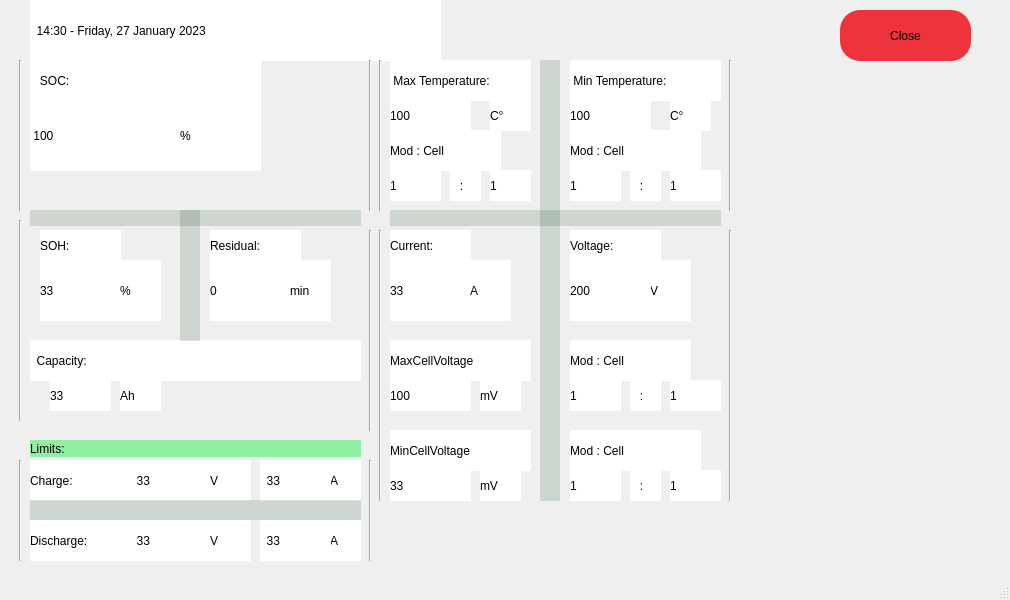
<?xml version="1.0" encoding="UTF-8"?>
<ui version="4.0">
 <class>batterypage</class>
 <widget class="QMainWindow" name="batterypage">
  <property name="geometry">
   <rect>
    <x>0</x>
    <y>0</y>
    <width>1010</width>
    <height>600</height>
   </rect>
  </property>
  <property name="windowTitle">
   <string>MainWindow</string>
  </property>
  <widget class="QWidget" name="centralwidget">
   <widget class="QPushButton" name="pb_close">
    <property name="geometry">
     <rect>
      <x>840</x>
      <y>10</y>
      <width>131</width>
      <height>51</height>
     </rect>
    </property>
    <property name="styleSheet">
     <string notr="true">background-color: rgb(237, 51, 59);
border-radius: 20px;
font: 18pt &quot;Ubuntu&quot;;</string>
    </property>
    <property name="text">
     <string>Close</string>
    </property>
   </widget>
   <widget class="QLabel" name="label">
    <property name="geometry">
     <rect>
      <x>30</x>
      <y>440</y>
      <width>331</width>
      <height>17</height>
     </rect>
    </property>
    <property name="styleSheet">
     <string notr="true">background: rgb(143, 240, 164)</string>
    </property>
    <property name="text">
     <string>Limits:</string>
    </property>
   </widget>
   <widget class="QLabel" name="l_charge_limit">
    <property name="enabled">
     <bool>false</bool>
    </property>
    <property name="geometry">
     <rect>
      <x>30</x>
      <y>460</y>
      <width>101</width>
      <height>41</height>
     </rect>
    </property>
    <property name="toolTip">
     <string>&lt;html&gt;&lt;head/&gt;&lt;body&gt;&lt;p align=&quot;center&quot;&gt;&lt;br/&gt;&lt;/p&gt;&lt;/body&gt;&lt;/html&gt;</string>
    </property>
    <property name="whatsThis">
     <string>&lt;html&gt;&lt;head/&gt;&lt;body&gt;&lt;p align=&quot;center&quot;&gt;&lt;br/&gt;&lt;/p&gt;&lt;/body&gt;&lt;/html&gt;</string>
    </property>
    <property name="styleSheet">
     <string notr="true">background-color: rgb(255, 255, 255);
color:rgb(0,0,0);
font: 15pt &quot;Ubuntu&quot;;</string>
    </property>
    <property name="text">
     <string>Charge:</string>
    </property>
   </widget>
   <widget class="QLabel" name="l_charge_voltage_limit_value">
    <property name="enabled">
     <bool>false</bool>
    </property>
    <property name="geometry">
     <rect>
      <x>130</x>
      <y>460</y>
      <width>81</width>
      <height>41</height>
     </rect>
    </property>
    <property name="styleSheet">
     <string notr="true">background-color: rgb(255, 255, 255);
color:rgb(0,0,0);
font: 20pt &quot;Ubuntu&quot;;</string>
    </property>
    <property name="text">
     <string>  33</string>
    </property>
   </widget>
   <widget class="QLabel" name="label_24">
    <property name="enabled">
     <bool>false</bool>
    </property>
    <property name="geometry">
     <rect>
      <x>210</x>
      <y>460</y>
      <width>41</width>
      <height>41</height>
     </rect>
    </property>
    <property name="styleSheet">
     <string notr="true">background-color: rgb(255, 255, 255);
color:rgb(0,0,0);
font: 15pt &quot;Ubuntu&quot;;</string>
    </property>
    <property name="text">
     <string>V</string>
    </property>
   </widget>
   <widget class="QLabel" name="label_37">
    <property name="enabled">
     <bool>false</bool>
    </property>
    <property name="geometry">
     <rect>
      <x>330</x>
      <y>460</y>
      <width>31</width>
      <height>41</height>
     </rect>
    </property>
    <property name="styleSheet">
     <string notr="true">background-color: rgb(255, 255, 255);
color:rgb(0,0,0);
font: 15pt &quot;Ubuntu&quot;;</string>
    </property>
    <property name="text">
     <string>A</string>
    </property>
   </widget>
   <widget class="QLabel" name="l_discharge_voltage_limit_value">
    <property name="enabled">
     <bool>false</bool>
    </property>
    <property name="geometry">
     <rect>
      <x>130</x>
      <y>520</y>
      <width>81</width>
      <height>41</height>
     </rect>
    </property>
    <property name="styleSheet">
     <string notr="true">background-color: rgb(255, 255, 255);
color:rgb(0,0,0);
font: 20pt &quot;Ubuntu&quot;;</string>
    </property>
    <property name="text">
     <string>  33</string>
    </property>
   </widget>
   <widget class="QLabel" name="label_38">
    <property name="enabled">
     <bool>false</bool>
    </property>
    <property name="geometry">
     <rect>
      <x>330</x>
      <y>520</y>
      <width>31</width>
      <height>41</height>
     </rect>
    </property>
    <property name="styleSheet">
     <string notr="true">background-color: rgb(255, 255, 255);
color:rgb(0,0,0);
font: 15pt &quot;Ubuntu&quot;;</string>
    </property>
    <property name="text">
     <string>A</string>
    </property>
   </widget>
   <widget class="QLabel" name="label_39">
    <property name="enabled">
     <bool>false</bool>
    </property>
    <property name="geometry">
     <rect>
      <x>210</x>
      <y>520</y>
      <width>41</width>
      <height>41</height>
     </rect>
    </property>
    <property name="styleSheet">
     <string notr="true">background-color: rgb(255, 255, 255);
color:rgb(0,0,0);
font: 15pt &quot;Ubuntu&quot;;</string>
    </property>
    <property name="text">
     <string>V</string>
    </property>
   </widget>
   <widget class="QLabel" name="l_discharge_current_limit_value">
    <property name="enabled">
     <bool>false</bool>
    </property>
    <property name="geometry">
     <rect>
      <x>260</x>
      <y>520</y>
      <width>71</width>
      <height>41</height>
     </rect>
    </property>
    <property name="styleSheet">
     <string notr="true">background-color: rgb(255, 255, 255);
color:rgb(0,0,0);
font: 20pt &quot;Ubuntu&quot;;</string>
    </property>
    <property name="text">
     <string>  33</string>
    </property>
   </widget>
   <widget class="QLabel" name="l_charge_current_limit_value">
    <property name="enabled">
     <bool>false</bool>
    </property>
    <property name="geometry">
     <rect>
      <x>260</x>
      <y>460</y>
      <width>71</width>
      <height>41</height>
     </rect>
    </property>
    <property name="styleSheet">
     <string notr="true">background-color: rgb(255, 255, 255);
color:rgb(0,0,0);
font: 20pt &quot;Ubuntu&quot;;</string>
    </property>
    <property name="text">
     <string>  33</string>
    </property>
   </widget>
   <widget class="QLabel" name="l_discharge">
    <property name="enabled">
     <bool>false</bool>
    </property>
    <property name="geometry">
     <rect>
      <x>30</x>
      <y>520</y>
      <width>101</width>
      <height>41</height>
     </rect>
    </property>
    <property name="toolTip">
     <string>&lt;html&gt;&lt;head/&gt;&lt;body&gt;&lt;p align=&quot;center&quot;&gt;&lt;br/&gt;&lt;/p&gt;&lt;/body&gt;&lt;/html&gt;</string>
    </property>
    <property name="whatsThis">
     <string>&lt;html&gt;&lt;head/&gt;&lt;body&gt;&lt;p align=&quot;center&quot;&gt;&lt;br/&gt;&lt;/p&gt;&lt;/body&gt;&lt;/html&gt;</string>
    </property>
    <property name="styleSheet">
     <string notr="true">background-color: rgb(255, 255, 255);
color:rgb(0,0,0);
font: 15pt &quot;Ubuntu&quot;;</string>
    </property>
    <property name="text">
     <string>Discharge:</string>
    </property>
   </widget>
   <widget class="QLabel" name="l_battery_29">
    <property name="enabled">
     <bool>false</bool>
    </property>
    <property name="geometry">
     <rect>
      <x>30</x>
      <y>500</y>
      <width>331</width>
      <height>20</height>
     </rect>
    </property>
    <property name="toolTip">
     <string>&lt;html&gt;&lt;head/&gt;&lt;body&gt;&lt;p align=&quot;center&quot;&gt;&lt;br/&gt;&lt;/p&gt;&lt;/body&gt;&lt;/html&gt;</string>
    </property>
    <property name="whatsThis">
     <string>&lt;html&gt;&lt;head/&gt;&lt;body&gt;&lt;p align=&quot;center&quot;&gt;&lt;br/&gt;&lt;/p&gt;&lt;/body&gt;&lt;/html&gt;</string>
    </property>
    <property name="styleSheet">
     <string notr="true">background-color: rgba(16, 73, 31,40);
font: 20pt &quot;Ubuntu&quot;;</string>
    </property>
    <property name="text">
     <string/>
    </property>
   </widget>
   <widget class="QLabel" name="l_date">
    <property name="enabled">
     <bool>false</bool>
    </property>
    <property name="geometry">
     <rect>
      <x>30</x>
      <y>0</y>
      <width>411</width>
      <height>61</height>
     </rect>
    </property>
    <property name="styleSheet">
     <string notr="true">background-color: rgb(255, 255, 255);
color:rgb(0,0,0);
font: 15pt &quot;Ubuntu&quot;;</string>
    </property>
    <property name="text">
     <string>  14:30 - Friday, 27 January 2023</string>
    </property>
   </widget>
   <widget class="QLabel" name="l_logo">
    <property name="geometry">
     <rect>
      <x>370</x>
      <y>420</y>
      <width>341</width>
      <height>261</height>
     </rect>
    </property>
    <property name="styleSheet">
     <string notr="true">image: url(:/images/logotrasparent.png) ;

</string>
    </property>
    <property name="text">
     <string/>
    </property>
   </widget>
   <widget class="QLabel" name="l_bms_temp_5">
    <property name="enabled">
     <bool>false</bool>
    </property>
    <property name="geometry">
     <rect>
      <x>450</x>
      <y>170</y>
      <width>31</width>
      <height>31</height>
     </rect>
    </property>
    <property name="styleSheet">
     <string notr="true">background-color: rgb(255, 255, 255);
color:rgb(0,0,0);
font: 20pt &quot;Ubuntu&quot;;</string>
    </property>
    <property name="text">
     <string>   : </string>
    </property>
   </widget>
   <widget class="QLabel" name="l_temperature_11">
    <property name="enabled">
     <bool>false</bool>
    </property>
    <property name="geometry">
     <rect>
      <x>570</x>
      <y>430</y>
      <width>131</width>
      <height>41</height>
     </rect>
    </property>
    <property name="toolTip">
     <string>&lt;html&gt;&lt;head/&gt;&lt;body&gt;&lt;p align=&quot;center&quot;&gt;&lt;br/&gt;&lt;/p&gt;&lt;/body&gt;&lt;/html&gt;</string>
    </property>
    <property name="whatsThis">
     <string>&lt;html&gt;&lt;head/&gt;&lt;body&gt;&lt;p align=&quot;center&quot;&gt;&lt;br/&gt;&lt;/p&gt;&lt;/body&gt;&lt;/html&gt;</string>
    </property>
    <property name="styleSheet">
     <string notr="true">background-color: rgb(255, 255, 255);
color:rgb(0,0,0);
font: 15pt &quot;Ubuntu&quot;;</string>
    </property>
    <property name="text">
     <string>Mod : Cell</string>
    </property>
   </widget>
   <widget class="QLabel" name="label_14">
    <property name="enabled">
     <bool>false</bool>
    </property>
    <property name="geometry">
     <rect>
      <x>490</x>
      <y>100</y>
      <width>41</width>
      <height>31</height>
     </rect>
    </property>
    <property name="styleSheet">
     <string notr="true">background-color: rgb(255, 255, 255);
color:rgb(0,0,0);
font: 15pt &quot;Ubuntu&quot;;</string>
    </property>
    <property name="text">
     <string>C°</string>
    </property>
   </widget>
   <widget class="QLabel" name="l_voltage_scale">
    <property name="enabled">
     <bool>false</bool>
    </property>
    <property name="geometry">
     <rect>
      <x>650</x>
      <y>260</y>
      <width>41</width>
      <height>61</height>
     </rect>
    </property>
    <property name="styleSheet">
     <string notr="true">background-color: rgb(255, 255, 255);
color:rgb(0,0,0);
font: 30pt &quot;Ubuntu&quot;;</string>
    </property>
    <property name="text">
     <string>V</string>
    </property>
   </widget>
   <widget class="QLabel" name="l_min_v_cell_value">
    <property name="enabled">
     <bool>false</bool>
    </property>
    <property name="geometry">
     <rect>
      <x>670</x>
      <y>470</y>
      <width>51</width>
      <height>31</height>
     </rect>
    </property>
    <property name="styleSheet">
     <string notr="true">background-color: rgb(255, 255, 255);
color:rgb(0,0,0);
font: 20pt &quot;Ubuntu&quot;;</string>
    </property>
    <property name="text">
     <string>1</string>
    </property>
   </widget>
   <widget class="QLabel" name="l_min_v_mod_value">
    <property name="enabled">
     <bool>false</bool>
    </property>
    <property name="geometry">
     <rect>
      <x>570</x>
      <y>470</y>
      <width>51</width>
      <height>31</height>
     </rect>
    </property>
    <property name="styleSheet">
     <string notr="true">background-color: rgb(255, 255, 255);
color:rgb(0,0,0);
font: 20pt &quot;Ubuntu&quot;;</string>
    </property>
    <property name="text">
     <string>1</string>
    </property>
   </widget>
   <widget class="QLabel" name="l_voltage">
    <property name="enabled">
     <bool>false</bool>
    </property>
    <property name="geometry">
     <rect>
      <x>570</x>
      <y>230</y>
      <width>91</width>
      <height>31</height>
     </rect>
    </property>
    <property name="styleSheet">
     <string notr="true">background-color: rgb(255, 255, 255);
color:rgb(0,0,0);
font: 15pt &quot;Ubuntu&quot;;</string>
    </property>
    <property name="text">
     <string>Voltage:</string>
    </property>
   </widget>
   <widget class="QLabel" name="l_max_t_mod_value">
    <property name="enabled">
     <bool>false</bool>
    </property>
    <property name="geometry">
     <rect>
      <x>390</x>
      <y>170</y>
      <width>51</width>
      <height>31</height>
     </rect>
    </property>
    <property name="styleSheet">
     <string notr="true">background-color: rgb(255, 255, 255);
color:rgb(0,0,0);
font: 20pt &quot;Ubuntu&quot;;</string>
    </property>
    <property name="text">
     <string>1</string>
    </property>
   </widget>
   <widget class="QLabel" name="l_max_cell_voltage">
    <property name="enabled">
     <bool>false</bool>
    </property>
    <property name="geometry">
     <rect>
      <x>390</x>
      <y>340</y>
      <width>141</width>
      <height>41</height>
     </rect>
    </property>
    <property name="toolTip">
     <string>&lt;html&gt;&lt;head/&gt;&lt;body&gt;&lt;p align=&quot;center&quot;&gt;&lt;br/&gt;&lt;/p&gt;&lt;/body&gt;&lt;/html&gt;</string>
    </property>
    <property name="whatsThis">
     <string>&lt;html&gt;&lt;head/&gt;&lt;body&gt;&lt;p align=&quot;center&quot;&gt;&lt;br/&gt;&lt;/p&gt;&lt;/body&gt;&lt;/html&gt;</string>
    </property>
    <property name="styleSheet">
     <string notr="true">background-color: rgb(255, 255, 255);
color:rgb(0,0,0);
font: 13pt &quot;Ubuntu&quot;;</string>
    </property>
    <property name="text">
     <string>MaxCellVoltage</string>
    </property>
   </widget>
   <widget class="QLabel" name="l_min_cell_voltage">
    <property name="enabled">
     <bool>false</bool>
    </property>
    <property name="geometry">
     <rect>
      <x>390</x>
      <y>430</y>
      <width>141</width>
      <height>41</height>
     </rect>
    </property>
    <property name="toolTip">
     <string>&lt;html&gt;&lt;head/&gt;&lt;body&gt;&lt;p align=&quot;center&quot;&gt;&lt;br/&gt;&lt;/p&gt;&lt;/body&gt;&lt;/html&gt;</string>
    </property>
    <property name="whatsThis">
     <string>&lt;html&gt;&lt;head/&gt;&lt;body&gt;&lt;p align=&quot;center&quot;&gt;&lt;br/&gt;&lt;/p&gt;&lt;/body&gt;&lt;/html&gt;</string>
    </property>
    <property name="styleSheet">
     <string notr="true">background-color: rgb(255, 255, 255);
color:rgb(0,0,0);
font: 13pt &quot;Ubuntu&quot;;</string>
    </property>
    <property name="text">
     <string>MinCellVoltage</string>
    </property>
   </widget>
   <widget class="QLabel" name="l_max_cell_voltage_scale">
    <property name="enabled">
     <bool>false</bool>
    </property>
    <property name="geometry">
     <rect>
      <x>480</x>
      <y>380</y>
      <width>41</width>
      <height>31</height>
     </rect>
    </property>
    <property name="styleSheet">
     <string notr="true">background-color: rgb(255, 255, 255);
color:rgb(0,0,0);
font: 15pt &quot;Ubuntu&quot;;</string>
    </property>
    <property name="text">
     <string>mV</string>
    </property>
   </widget>
   <widget class="QLabel" name="l_max_v_mod_value">
    <property name="enabled">
     <bool>false</bool>
    </property>
    <property name="geometry">
     <rect>
      <x>570</x>
      <y>380</y>
      <width>51</width>
      <height>31</height>
     </rect>
    </property>
    <property name="styleSheet">
     <string notr="true">background-color: rgb(255, 255, 255);
color:rgb(0,0,0);
font: 20pt &quot;Ubuntu&quot;;</string>
    </property>
    <property name="text">
     <string>1</string>
    </property>
   </widget>
   <widget class="QLabel" name="l_max_t_mod_cell">
    <property name="enabled">
     <bool>false</bool>
    </property>
    <property name="geometry">
     <rect>
      <x>390</x>
      <y>130</y>
      <width>111</width>
      <height>41</height>
     </rect>
    </property>
    <property name="toolTip">
     <string>&lt;html&gt;&lt;head/&gt;&lt;body&gt;&lt;p align=&quot;center&quot;&gt;&lt;br/&gt;&lt;/p&gt;&lt;/body&gt;&lt;/html&gt;</string>
    </property>
    <property name="whatsThis">
     <string>&lt;html&gt;&lt;head/&gt;&lt;body&gt;&lt;p align=&quot;center&quot;&gt;&lt;br/&gt;&lt;/p&gt;&lt;/body&gt;&lt;/html&gt;</string>
    </property>
    <property name="styleSheet">
     <string notr="true">background-color: rgb(255, 255, 255);
color:rgb(0,0,0);
font: 15pt &quot;Ubuntu&quot;;</string>
    </property>
    <property name="text">
     <string>Mod : Cell</string>
    </property>
   </widget>
   <widget class="QLabel" name="l_min_t_mod_cell">
    <property name="enabled">
     <bool>false</bool>
    </property>
    <property name="geometry">
     <rect>
      <x>570</x>
      <y>130</y>
      <width>131</width>
      <height>41</height>
     </rect>
    </property>
    <property name="toolTip">
     <string>&lt;html&gt;&lt;head/&gt;&lt;body&gt;&lt;p align=&quot;center&quot;&gt;&lt;br/&gt;&lt;/p&gt;&lt;/body&gt;&lt;/html&gt;</string>
    </property>
    <property name="whatsThis">
     <string>&lt;html&gt;&lt;head/&gt;&lt;body&gt;&lt;p align=&quot;center&quot;&gt;&lt;br/&gt;&lt;/p&gt;&lt;/body&gt;&lt;/html&gt;</string>
    </property>
    <property name="styleSheet">
     <string notr="true">background-color: rgb(255, 255, 255);
color:rgb(0,0,0);
font: 15pt &quot;Ubuntu&quot;;</string>
    </property>
    <property name="text">
     <string>Mod : Cell</string>
    </property>
   </widget>
   <widget class="QLabel" name="l_bms_temp_6">
    <property name="enabled">
     <bool>false</bool>
    </property>
    <property name="geometry">
     <rect>
      <x>630</x>
      <y>170</y>
      <width>31</width>
      <height>31</height>
     </rect>
    </property>
    <property name="styleSheet">
     <string notr="true">background-color: rgb(255, 255, 255);
color:rgb(0,0,0);
font: 20pt &quot;Ubuntu&quot;;</string>
    </property>
    <property name="text">
     <string>   : </string>
    </property>
   </widget>
   <widget class="QLabel" name="l_min_cell_voltage_scale">
    <property name="enabled">
     <bool>false</bool>
    </property>
    <property name="geometry">
     <rect>
      <x>480</x>
      <y>470</y>
      <width>41</width>
      <height>31</height>
     </rect>
    </property>
    <property name="styleSheet">
     <string notr="true">background-color: rgb(255, 255, 255);
color:rgb(0,0,0);
font: 15pt &quot;Ubuntu&quot;;</string>
    </property>
    <property name="text">
     <string>mV</string>
    </property>
   </widget>
   <widget class="QLabel" name="l_max_temperature">
    <property name="enabled">
     <bool>false</bool>
    </property>
    <property name="geometry">
     <rect>
      <x>390</x>
      <y>60</y>
      <width>141</width>
      <height>41</height>
     </rect>
    </property>
    <property name="toolTip">
     <string>&lt;html&gt;&lt;head/&gt;&lt;body&gt;&lt;p align=&quot;center&quot;&gt;&lt;br/&gt;&lt;/p&gt;&lt;/body&gt;&lt;/html&gt;</string>
    </property>
    <property name="whatsThis">
     <string>&lt;html&gt;&lt;head/&gt;&lt;body&gt;&lt;p align=&quot;center&quot;&gt;&lt;br/&gt;&lt;/p&gt;&lt;/body&gt;&lt;/html&gt;</string>
    </property>
    <property name="styleSheet">
     <string notr="true">background-color: rgb(255, 255, 255);
color:rgb(0,0,0);
font: 11pt &quot;Ubuntu&quot;;</string>
    </property>
    <property name="text">
     <string> Max Temperature:</string>
    </property>
   </widget>
   <widget class="QLabel" name="l_battery_15">
    <property name="enabled">
     <bool>false</bool>
    </property>
    <property name="geometry">
     <rect>
      <x>540</x>
      <y>60</y>
      <width>20</width>
      <height>441</height>
     </rect>
    </property>
    <property name="toolTip">
     <string>&lt;html&gt;&lt;head/&gt;&lt;body&gt;&lt;p align=&quot;center&quot;&gt;&lt;br/&gt;&lt;/p&gt;&lt;/body&gt;&lt;/html&gt;</string>
    </property>
    <property name="whatsThis">
     <string>&lt;html&gt;&lt;head/&gt;&lt;body&gt;&lt;p align=&quot;center&quot;&gt;&lt;br/&gt;&lt;/p&gt;&lt;/body&gt;&lt;/html&gt;</string>
    </property>
    <property name="styleSheet">
     <string notr="true">background-color: rgba(16, 73, 31,40);
font: 20pt &quot;Ubuntu&quot;;</string>
    </property>
    <property name="text">
     <string/>
    </property>
   </widget>
   <widget class="QLabel" name="l_max_t_cell_value">
    <property name="enabled">
     <bool>false</bool>
    </property>
    <property name="geometry">
     <rect>
      <x>490</x>
      <y>170</y>
      <width>41</width>
      <height>31</height>
     </rect>
    </property>
    <property name="styleSheet">
     <string notr="true">background-color: rgb(255, 255, 255);
color:rgb(0,0,0);
font: 20pt &quot;Ubuntu&quot;;</string>
    </property>
    <property name="text">
     <string>1</string>
    </property>
   </widget>
   <widget class="QLabel" name="l_current">
    <property name="enabled">
     <bool>false</bool>
    </property>
    <property name="geometry">
     <rect>
      <x>390</x>
      <y>230</y>
      <width>81</width>
      <height>31</height>
     </rect>
    </property>
    <property name="styleSheet">
     <string notr="true">background-color: rgb(255, 255, 255);
color:rgb(0,0,0);
font: 15pt &quot;Ubuntu&quot;;</string>
    </property>
    <property name="text">
     <string>Current:</string>
    </property>
   </widget>
   <widget class="QLabel" name="l_max_temperatue_value">
    <property name="enabled">
     <bool>false</bool>
    </property>
    <property name="geometry">
     <rect>
      <x>390</x>
      <y>100</y>
      <width>81</width>
      <height>31</height>
     </rect>
    </property>
    <property name="styleSheet">
     <string notr="true">background-color: rgb(255, 255, 255);
color:rgb(0,0,0);
font: 20pt &quot;Ubuntu&quot;;</string>
    </property>
    <property name="text">
     <string>100</string>
    </property>
   </widget>
   <widget class="QLabel" name="l_max_v_cell_value">
    <property name="enabled">
     <bool>false</bool>
    </property>
    <property name="geometry">
     <rect>
      <x>670</x>
      <y>380</y>
      <width>51</width>
      <height>31</height>
     </rect>
    </property>
    <property name="styleSheet">
     <string notr="true">background-color: rgb(255, 255, 255);
color:rgb(0,0,0);
font: 20pt &quot;Ubuntu&quot;;</string>
    </property>
    <property name="text">
     <string>1</string>
    </property>
   </widget>
   <widget class="QLabel" name="l_battery_14">
    <property name="enabled">
     <bool>false</bool>
    </property>
    <property name="geometry">
     <rect>
      <x>390</x>
      <y>210</y>
      <width>331</width>
      <height>16</height>
     </rect>
    </property>
    <property name="toolTip">
     <string>&lt;html&gt;&lt;head/&gt;&lt;body&gt;&lt;p align=&quot;center&quot;&gt;&lt;br/&gt;&lt;/p&gt;&lt;/body&gt;&lt;/html&gt;</string>
    </property>
    <property name="whatsThis">
     <string>&lt;html&gt;&lt;head/&gt;&lt;body&gt;&lt;p align=&quot;center&quot;&gt;&lt;br/&gt;&lt;/p&gt;&lt;/body&gt;&lt;/html&gt;</string>
    </property>
    <property name="styleSheet">
     <string notr="true">background-color: rgba(16, 73, 31,40);
font: 20pt &quot;Ubuntu&quot;;</string>
    </property>
    <property name="text">
     <string/>
    </property>
   </widget>
   <widget class="QLabel" name="l_bms_temp_7">
    <property name="enabled">
     <bool>false</bool>
    </property>
    <property name="geometry">
     <rect>
      <x>630</x>
      <y>380</y>
      <width>31</width>
      <height>31</height>
     </rect>
    </property>
    <property name="styleSheet">
     <string notr="true">background-color: rgb(255, 255, 255);
color:rgb(0,0,0);
font: 20pt &quot;Ubuntu&quot;;</string>
    </property>
    <property name="text">
     <string>   : </string>
    </property>
   </widget>
   <widget class="QLabel" name="l_min_temperature">
    <property name="enabled">
     <bool>false</bool>
    </property>
    <property name="geometry">
     <rect>
      <x>570</x>
      <y>60</y>
      <width>151</width>
      <height>41</height>
     </rect>
    </property>
    <property name="toolTip">
     <string>&lt;html&gt;&lt;head/&gt;&lt;body&gt;&lt;p align=&quot;center&quot;&gt;&lt;br/&gt;&lt;/p&gt;&lt;/body&gt;&lt;/html&gt;</string>
    </property>
    <property name="whatsThis">
     <string>&lt;html&gt;&lt;head/&gt;&lt;body&gt;&lt;p align=&quot;center&quot;&gt;&lt;br/&gt;&lt;/p&gt;&lt;/body&gt;&lt;/html&gt;</string>
    </property>
    <property name="styleSheet">
     <string notr="true">background-color: rgb(255, 255, 255);
color:rgb(0,0,0);
font: 12pt &quot;Ubuntu&quot;;</string>
    </property>
    <property name="text">
     <string> Min Temperature:</string>
    </property>
   </widget>
   <widget class="QLabel" name="l_min_t_cell_value">
    <property name="enabled">
     <bool>false</bool>
    </property>
    <property name="geometry">
     <rect>
      <x>670</x>
      <y>170</y>
      <width>51</width>
      <height>31</height>
     </rect>
    </property>
    <property name="styleSheet">
     <string notr="true">background-color: rgb(255, 255, 255);
color:rgb(0,0,0);
font: 20pt &quot;Ubuntu&quot;;</string>
    </property>
    <property name="text">
     <string>1</string>
    </property>
   </widget>
   <widget class="QLabel" name="l_voltage_value">
    <property name="enabled">
     <bool>false</bool>
    </property>
    <property name="geometry">
     <rect>
      <x>570</x>
      <y>260</y>
      <width>81</width>
      <height>61</height>
     </rect>
    </property>
    <property name="styleSheet">
     <string notr="true">background-color: rgb(255, 255, 255);
color:rgb(0,0,0);
font: 20pt &quot;Ubuntu&quot;;</string>
    </property>
    <property name="text">
     <string>200</string>
    </property>
   </widget>
   <widget class="QLabel" name="l_min_t_mod_value">
    <property name="enabled">
     <bool>false</bool>
    </property>
    <property name="geometry">
     <rect>
      <x>570</x>
      <y>170</y>
      <width>51</width>
      <height>31</height>
     </rect>
    </property>
    <property name="styleSheet">
     <string notr="true">background-color: rgb(255, 255, 255);
color:rgb(0,0,0);
font: 20pt &quot;Ubuntu&quot;;</string>
    </property>
    <property name="text">
     <string>1</string>
    </property>
   </widget>
   <widget class="QLabel" name="l_min_cell_voltage_value">
    <property name="enabled">
     <bool>false</bool>
    </property>
    <property name="geometry">
     <rect>
      <x>390</x>
      <y>470</y>
      <width>81</width>
      <height>31</height>
     </rect>
    </property>
    <property name="styleSheet">
     <string notr="true">background-color: rgb(255, 255, 255);
color:rgb(0,0,0);
font: 20pt &quot;Ubuntu&quot;;</string>
    </property>
    <property name="text">
     <string>33</string>
    </property>
   </widget>
   <widget class="QLabel" name="l_temperature_9">
    <property name="enabled">
     <bool>false</bool>
    </property>
    <property name="geometry">
     <rect>
      <x>570</x>
      <y>340</y>
      <width>121</width>
      <height>41</height>
     </rect>
    </property>
    <property name="toolTip">
     <string>&lt;html&gt;&lt;head/&gt;&lt;body&gt;&lt;p align=&quot;center&quot;&gt;&lt;br/&gt;&lt;/p&gt;&lt;/body&gt;&lt;/html&gt;</string>
    </property>
    <property name="whatsThis">
     <string>&lt;html&gt;&lt;head/&gt;&lt;body&gt;&lt;p align=&quot;center&quot;&gt;&lt;br/&gt;&lt;/p&gt;&lt;/body&gt;&lt;/html&gt;</string>
    </property>
    <property name="styleSheet">
     <string notr="true">background-color: rgb(255, 255, 255);
color:rgb(0,0,0);
font: 15pt &quot;Ubuntu&quot;;</string>
    </property>
    <property name="text">
     <string>Mod : Cell</string>
    </property>
   </widget>
   <widget class="QLabel" name="l_bms_temp_8">
    <property name="enabled">
     <bool>false</bool>
    </property>
    <property name="geometry">
     <rect>
      <x>630</x>
      <y>470</y>
      <width>31</width>
      <height>31</height>
     </rect>
    </property>
    <property name="styleSheet">
     <string notr="true">background-color: rgb(255, 255, 255);
color:rgb(0,0,0);
font: 20pt &quot;Ubuntu&quot;;</string>
    </property>
    <property name="text">
     <string>   : </string>
    </property>
   </widget>
   <widget class="QLabel" name="l_min_temperature_value">
    <property name="enabled">
     <bool>false</bool>
    </property>
    <property name="geometry">
     <rect>
      <x>570</x>
      <y>100</y>
      <width>81</width>
      <height>31</height>
     </rect>
    </property>
    <property name="styleSheet">
     <string notr="true">background-color: rgb(255, 255, 255);
color:rgb(0,0,0);
font: 20pt &quot;Ubuntu&quot;;</string>
    </property>
    <property name="text">
     <string>100</string>
    </property>
   </widget>
   <widget class="QLabel" name="l_current_value">
    <property name="enabled">
     <bool>false</bool>
    </property>
    <property name="geometry">
     <rect>
      <x>390</x>
      <y>260</y>
      <width>81</width>
      <height>61</height>
     </rect>
    </property>
    <property name="styleSheet">
     <string notr="true">background-color: rgb(255, 255, 255);
color:rgb(0,0,0);
font: 20pt &quot;Ubuntu&quot;;</string>
    </property>
    <property name="text">
     <string>33</string>
    </property>
   </widget>
   <widget class="QLabel" name="l_current_scale">
    <property name="enabled">
     <bool>false</bool>
    </property>
    <property name="geometry">
     <rect>
      <x>470</x>
      <y>260</y>
      <width>41</width>
      <height>61</height>
     </rect>
    </property>
    <property name="styleSheet">
     <string notr="true">background-color: rgb(255, 255, 255);
color:rgb(0,0,0);
font: 30pt &quot;Ubuntu&quot;;</string>
    </property>
    <property name="text">
     <string>A</string>
    </property>
   </widget>
   <widget class="QLabel" name="label_15">
    <property name="enabled">
     <bool>false</bool>
    </property>
    <property name="geometry">
     <rect>
      <x>670</x>
      <y>100</y>
      <width>41</width>
      <height>31</height>
     </rect>
    </property>
    <property name="styleSheet">
     <string notr="true">background-color: rgb(255, 255, 255);
color:rgb(0,0,0);
font: 15pt &quot;Ubuntu&quot;;</string>
    </property>
    <property name="text">
     <string>C°</string>
    </property>
   </widget>
   <widget class="QLabel" name="l_max_cell_voltage_value">
    <property name="enabled">
     <bool>false</bool>
    </property>
    <property name="geometry">
     <rect>
      <x>390</x>
      <y>380</y>
      <width>81</width>
      <height>31</height>
     </rect>
    </property>
    <property name="styleSheet">
     <string notr="true">background-color: rgb(255, 255, 255);
color:rgb(0,0,0);
font: 20pt &quot;Ubuntu&quot;;</string>
    </property>
    <property name="text">
     <string>100</string>
    </property>
   </widget>
   <widget class="QLabel" name="l_capacity">
    <property name="enabled">
     <bool>false</bool>
    </property>
    <property name="geometry">
     <rect>
      <x>30</x>
      <y>340</y>
      <width>331</width>
      <height>41</height>
     </rect>
    </property>
    <property name="toolTip">
     <string>&lt;html&gt;&lt;head/&gt;&lt;body&gt;&lt;p align=&quot;center&quot;&gt;&lt;br/&gt;&lt;/p&gt;&lt;/body&gt;&lt;/html&gt;</string>
    </property>
    <property name="whatsThis">
     <string>&lt;html&gt;&lt;head/&gt;&lt;body&gt;&lt;p align=&quot;center&quot;&gt;&lt;br/&gt;&lt;/p&gt;&lt;/body&gt;&lt;/html&gt;</string>
    </property>
    <property name="styleSheet">
     <string notr="true">background-color: rgb(255, 255, 255);
color:rgb(0,0,0);
font: 15pt &quot;Ubuntu&quot;;</string>
    </property>
    <property name="text">
     <string>  Capacity:</string>
    </property>
   </widget>
   <widget class="QLabel" name="l_soh_value">
    <property name="enabled">
     <bool>false</bool>
    </property>
    <property name="geometry">
     <rect>
      <x>40</x>
      <y>260</y>
      <width>81</width>
      <height>61</height>
     </rect>
    </property>
    <property name="styleSheet">
     <string notr="true">background-color: rgb(255, 255, 255);
color:rgb(0,0,0);
font: 20pt &quot;Ubuntu&quot;;</string>
    </property>
    <property name="text">
     <string>33</string>
    </property>
   </widget>
   <widget class="QLabel" name="l_battery_7">
    <property name="enabled">
     <bool>false</bool>
    </property>
    <property name="geometry">
     <rect>
      <x>180</x>
      <y>210</y>
      <width>20</width>
      <height>131</height>
     </rect>
    </property>
    <property name="toolTip">
     <string>&lt;html&gt;&lt;head/&gt;&lt;body&gt;&lt;p align=&quot;center&quot;&gt;&lt;br/&gt;&lt;/p&gt;&lt;/body&gt;&lt;/html&gt;</string>
    </property>
    <property name="whatsThis">
     <string>&lt;html&gt;&lt;head/&gt;&lt;body&gt;&lt;p align=&quot;center&quot;&gt;&lt;br/&gt;&lt;/p&gt;&lt;/body&gt;&lt;/html&gt;</string>
    </property>
    <property name="styleSheet">
     <string notr="true">background-color: rgba(16, 73, 31,40);
font: 20pt &quot;Ubuntu&quot;;</string>
    </property>
    <property name="text">
     <string/>
    </property>
   </widget>
   <widget class="QLabel" name="l_soc_value">
    <property name="enabled">
     <bool>false</bool>
    </property>
    <property name="geometry">
     <rect>
      <x>30</x>
      <y>100</y>
      <width>151</width>
      <height>71</height>
     </rect>
    </property>
    <property name="styleSheet">
     <string notr="true">background-color: rgb(255, 255, 255);
color:rgb(0,0,0);

font: 50pt &quot;Ubuntu&quot;;</string>
    </property>
    <property name="text">
     <string> 100</string>
    </property>
   </widget>
   <widget class="QLabel" name="l_soh">
    <property name="enabled">
     <bool>false</bool>
    </property>
    <property name="geometry">
     <rect>
      <x>40</x>
      <y>230</y>
      <width>81</width>
      <height>31</height>
     </rect>
    </property>
    <property name="styleSheet">
     <string notr="true">background-color: rgb(255, 255, 255);
color:rgb(0,0,0);
font: 15pt &quot;Ubuntu&quot;;</string>
    </property>
    <property name="text">
     <string>SOH:</string>
    </property>
   </widget>
   <widget class="QLabel" name="l_battery_6">
    <property name="enabled">
     <bool>false</bool>
    </property>
    <property name="geometry">
     <rect>
      <x>30</x>
      <y>210</y>
      <width>331</width>
      <height>16</height>
     </rect>
    </property>
    <property name="toolTip">
     <string>&lt;html&gt;&lt;head/&gt;&lt;body&gt;&lt;p align=&quot;center&quot;&gt;&lt;br/&gt;&lt;/p&gt;&lt;/body&gt;&lt;/html&gt;</string>
    </property>
    <property name="whatsThis">
     <string>&lt;html&gt;&lt;head/&gt;&lt;body&gt;&lt;p align=&quot;center&quot;&gt;&lt;br/&gt;&lt;/p&gt;&lt;/body&gt;&lt;/html&gt;</string>
    </property>
    <property name="styleSheet">
     <string notr="true">background-color: rgba(16, 73, 31,40);
font: 20pt &quot;Ubuntu&quot;;</string>
    </property>
    <property name="text">
     <string/>
    </property>
   </widget>
   <widget class="QLabel" name="l_capacity_value">
    <property name="enabled">
     <bool>false</bool>
    </property>
    <property name="geometry">
     <rect>
      <x>50</x>
      <y>380</y>
      <width>61</width>
      <height>31</height>
     </rect>
    </property>
    <property name="styleSheet">
     <string notr="true">background-color: rgb(255, 255, 255);
color:rgb(0,0,0);
font: 20pt &quot;Ubuntu&quot;;</string>
    </property>
    <property name="text">
     <string>33</string>
    </property>
   </widget>
   <widget class="QLabel" name="l_residual_value">
    <property name="enabled">
     <bool>false</bool>
    </property>
    <property name="geometry">
     <rect>
      <x>210</x>
      <y>260</y>
      <width>81</width>
      <height>61</height>
     </rect>
    </property>
    <property name="styleSheet">
     <string notr="true">background-color: rgb(255, 255, 255);
color:rgb(0,0,0);
font: 20pt &quot;Ubuntu&quot;;</string>
    </property>
    <property name="text">
     <string>0</string>
    </property>
   </widget>
   <widget class="QLabel" name="l_capacity_scale">
    <property name="enabled">
     <bool>false</bool>
    </property>
    <property name="geometry">
     <rect>
      <x>120</x>
      <y>380</y>
      <width>41</width>
      <height>31</height>
     </rect>
    </property>
    <property name="styleSheet">
     <string notr="true">background-color: rgb(255, 255, 255);
color:rgb(0,0,0);
font: 15pt &quot;Ubuntu&quot;;</string>
    </property>
    <property name="text">
     <string>Ah</string>
    </property>
   </widget>
   <widget class="QLabel" name="l_residual">
    <property name="enabled">
     <bool>false</bool>
    </property>
    <property name="geometry">
     <rect>
      <x>210</x>
      <y>230</y>
      <width>91</width>
      <height>31</height>
     </rect>
    </property>
    <property name="styleSheet">
     <string notr="true">background-color: rgb(255, 255, 255);
color:rgb(0,0,0);
font: 15pt &quot;Ubuntu&quot;;</string>
    </property>
    <property name="text">
     <string>Residual:</string>
    </property>
   </widget>
   <widget class="QLabel" name="l_soc">
    <property name="enabled">
     <bool>false</bool>
    </property>
    <property name="geometry">
     <rect>
      <x>30</x>
      <y>60</y>
      <width>231</width>
      <height>41</height>
     </rect>
    </property>
    <property name="toolTip">
     <string>&lt;html&gt;&lt;head/&gt;&lt;body&gt;&lt;p align=&quot;center&quot;&gt;&lt;br/&gt;&lt;/p&gt;&lt;/body&gt;&lt;/html&gt;</string>
    </property>
    <property name="whatsThis">
     <string>&lt;html&gt;&lt;head/&gt;&lt;body&gt;&lt;p align=&quot;center&quot;&gt;&lt;br/&gt;&lt;/p&gt;&lt;/body&gt;&lt;/html&gt;</string>
    </property>
    <property name="styleSheet">
     <string notr="true">background-color: rgb(255, 255, 255);
color:rgb(0,0,0);
font: 20pt &quot;Ubuntu&quot;;</string>
    </property>
    <property name="text">
     <string>   SOC:</string>
    </property>
   </widget>
   <widget class="QLabel" name="l_soc_scale">
    <property name="enabled">
     <bool>false</bool>
    </property>
    <property name="geometry">
     <rect>
      <x>180</x>
      <y>100</y>
      <width>81</width>
      <height>71</height>
     </rect>
    </property>
    <property name="styleSheet">
     <string notr="true">background-color: rgb(255, 255, 255);
color:rgb(0,0,0);
font: 50pt &quot;Ubuntu&quot;;</string>
    </property>
    <property name="text">
     <string>%</string>
    </property>
   </widget>
   <widget class="QLabel" name="l_soh_scale">
    <property name="enabled">
     <bool>false</bool>
    </property>
    <property name="geometry">
     <rect>
      <x>120</x>
      <y>260</y>
      <width>41</width>
      <height>61</height>
     </rect>
    </property>
    <property name="styleSheet">
     <string notr="true">background-color: rgb(255, 255, 255);
color:rgb(0,0,0);
font: 30pt &quot;Ubuntu&quot;;</string>
    </property>
    <property name="text">
     <string>%</string>
    </property>
   </widget>
   <widget class="QLabel" name="l_residual_scale">
    <property name="enabled">
     <bool>false</bool>
    </property>
    <property name="geometry">
     <rect>
      <x>290</x>
      <y>260</y>
      <width>41</width>
      <height>61</height>
     </rect>
    </property>
    <property name="styleSheet">
     <string notr="true">background-color: rgb(255, 255, 255);
color:rgb(0,0,0);
font: 15pt &quot;Ubuntu&quot;;</string>
    </property>
    <property name="text">
     <string>min</string>
    </property>
   </widget>
   <widget class="QLabel" name="l_logo_2">
    <property name="geometry">
     <rect>
      <x>260</x>
      <y>90</y>
      <width>101</width>
      <height>111</height>
     </rect>
    </property>
    <property name="styleSheet">
     <string notr="true">image: url(:/images/b_100.png) ;

</string>
    </property>
    <property name="text">
     <string/>
    </property>
   </widget>
   <widget class="Line" name="line">
    <property name="geometry">
     <rect>
      <x>360</x>
      <y>60</y>
      <width>20</width>
      <height>151</height>
     </rect>
    </property>
    <property name="orientation">
     <enum>Qt::Vertical</enum>
    </property>
   </widget>
   <widget class="Line" name="line_3">
    <property name="geometry">
     <rect>
      <x>370</x>
      <y>60</y>
      <width>20</width>
      <height>151</height>
     </rect>
    </property>
    <property name="orientation">
     <enum>Qt::Vertical</enum>
    </property>
   </widget>
   <widget class="Line" name="line_4">
    <property name="geometry">
     <rect>
      <x>370</x>
      <y>230</y>
      <width>20</width>
      <height>271</height>
     </rect>
    </property>
    <property name="orientation">
     <enum>Qt::Vertical</enum>
    </property>
   </widget>
   <widget class="Line" name="line_5">
    <property name="geometry">
     <rect>
      <x>360</x>
      <y>230</y>
      <width>20</width>
      <height>201</height>
     </rect>
    </property>
    <property name="orientation">
     <enum>Qt::Vertical</enum>
    </property>
   </widget>
   <widget class="Line" name="line_6">
    <property name="geometry">
     <rect>
      <x>360</x>
      <y>460</y>
      <width>20</width>
      <height>101</height>
     </rect>
    </property>
    <property name="orientation">
     <enum>Qt::Vertical</enum>
    </property>
   </widget>
   <widget class="Line" name="line_7">
    <property name="geometry">
     <rect>
      <x>720</x>
      <y>230</y>
      <width>20</width>
      <height>271</height>
     </rect>
    </property>
    <property name="orientation">
     <enum>Qt::Vertical</enum>
    </property>
   </widget>
   <widget class="Line" name="line_8">
    <property name="geometry">
     <rect>
      <x>720</x>
      <y>60</y>
      <width>20</width>
      <height>151</height>
     </rect>
    </property>
    <property name="orientation">
     <enum>Qt::Vertical</enum>
    </property>
   </widget>
   <widget class="Line" name="line_9">
    <property name="geometry">
     <rect>
      <x>10</x>
      <y>60</y>
      <width>20</width>
      <height>151</height>
     </rect>
    </property>
    <property name="orientation">
     <enum>Qt::Vertical</enum>
    </property>
   </widget>
   <widget class="Line" name="line_10">
    <property name="geometry">
     <rect>
      <x>10</x>
      <y>220</y>
      <width>20</width>
      <height>201</height>
     </rect>
    </property>
    <property name="orientation">
     <enum>Qt::Vertical</enum>
    </property>
   </widget>
   <widget class="Line" name="line_11">
    <property name="geometry">
     <rect>
      <x>10</x>
      <y>460</y>
      <width>20</width>
      <height>101</height>
     </rect>
    </property>
    <property name="orientation">
     <enum>Qt::Vertical</enum>
    </property>
   </widget>
   <zorder>l_logo</zorder>
   <zorder>pb_close</zorder>
   <zorder>label</zorder>
   <zorder>l_charge_limit</zorder>
   <zorder>l_charge_voltage_limit_value</zorder>
   <zorder>label_24</zorder>
   <zorder>label_37</zorder>
   <zorder>l_discharge_voltage_limit_value</zorder>
   <zorder>label_38</zorder>
   <zorder>label_39</zorder>
   <zorder>l_discharge_current_limit_value</zorder>
   <zorder>l_charge_current_limit_value</zorder>
   <zorder>l_discharge</zorder>
   <zorder>l_battery_29</zorder>
   <zorder>l_date</zorder>
   <zorder>l_bms_temp_5</zorder>
   <zorder>l_temperature_11</zorder>
   <zorder>label_14</zorder>
   <zorder>l_voltage_scale</zorder>
   <zorder>l_min_v_cell_value</zorder>
   <zorder>l_min_v_mod_value</zorder>
   <zorder>l_voltage</zorder>
   <zorder>l_max_t_mod_value</zorder>
   <zorder>l_max_cell_voltage</zorder>
   <zorder>l_min_cell_voltage</zorder>
   <zorder>l_max_cell_voltage_scale</zorder>
   <zorder>l_max_v_mod_value</zorder>
   <zorder>l_max_t_mod_cell</zorder>
   <zorder>l_min_t_mod_cell</zorder>
   <zorder>l_bms_temp_6</zorder>
   <zorder>l_min_cell_voltage_scale</zorder>
   <zorder>l_max_temperature</zorder>
   <zorder>l_battery_15</zorder>
   <zorder>l_max_t_cell_value</zorder>
   <zorder>l_current</zorder>
   <zorder>l_max_temperatue_value</zorder>
   <zorder>l_max_v_cell_value</zorder>
   <zorder>l_battery_14</zorder>
   <zorder>l_bms_temp_7</zorder>
   <zorder>l_min_temperature</zorder>
   <zorder>l_min_t_cell_value</zorder>
   <zorder>l_voltage_value</zorder>
   <zorder>l_min_t_mod_value</zorder>
   <zorder>l_min_cell_voltage_value</zorder>
   <zorder>l_temperature_9</zorder>
   <zorder>l_bms_temp_8</zorder>
   <zorder>l_min_temperature_value</zorder>
   <zorder>l_current_value</zorder>
   <zorder>l_current_scale</zorder>
   <zorder>label_15</zorder>
   <zorder>l_max_cell_voltage_value</zorder>
   <zorder>l_capacity</zorder>
   <zorder>l_soh_value</zorder>
   <zorder>l_battery_7</zorder>
   <zorder>l_soc_value</zorder>
   <zorder>l_soh</zorder>
   <zorder>l_battery_6</zorder>
   <zorder>l_capacity_value</zorder>
   <zorder>l_residual_value</zorder>
   <zorder>l_capacity_scale</zorder>
   <zorder>l_residual</zorder>
   <zorder>l_soc</zorder>
   <zorder>l_soc_scale</zorder>
   <zorder>l_soh_scale</zorder>
   <zorder>l_residual_scale</zorder>
   <zorder>l_logo_2</zorder>
   <zorder>line</zorder>
   <zorder>line_3</zorder>
   <zorder>line_5</zorder>
   <zorder>line_6</zorder>
   <zorder>line_7</zorder>
   <zorder>line_8</zorder>
   <zorder>line_9</zorder>
   <zorder>line_10</zorder>
   <zorder>line_11</zorder>
   <zorder>line_4</zorder>
  </widget>
  <widget class="QStatusBar" name="statusbar"/>
 </widget>
 <resources/>
 <connections/>
</ui>
